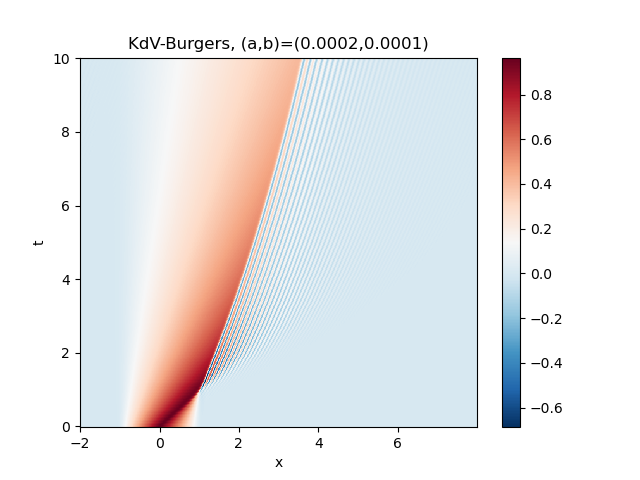

The Python source for this figure:
"""
1D Korteweg-de Vries / Burgers equation
This script should be ran serially (because it is 1D), and creates a space-time
plot of the computed solution.
"""

import numpy as np
import time
import matplotlib.pyplot as plt

from dedalus import public as de
from dedalus.extras.plot_tools import quad_mesh, pad_limits

import logging
logger = logging.getLogger(__name__)


# Bases and domain
x_basis = de.Fourier('x', 1024, interval=(-2, 8), dealias=3/2)
domain = de.Domain([x_basis], np.float64)

# Problem
problem = de.IVP(domain, variables=['u', 'ux', 'uxx'])
problem.parameters['a'] = 2e-4
problem.parameters['b'] = 1e-4
problem.add_equation("dt(u) - a*dx(ux) - b*dx(uxx) = -u*ux")
problem.add_equation("ux - dx(u) = 0")
problem.add_equation("uxx - dx(ux) = 0")

# Build solver
solver = problem.build_solver(de.timesteppers.SBDF2)
solver.stop_wall_time = 60
solver.stop_iteration = 5000

# Initial conditions
x = domain.grid(0)
u = solver.state['u']
ux = solver.state['ux']
uxx = solver.state['uxx']

n = 20
u['g'] = np.log(1 + np.cosh(n)**2/np.cosh(n*x)**2) / (2*n)
u.differentiate(0, out=ux)
ux.differentiate(0, out=uxx)

# Store data for final plot
u.set_scales(1)
u_list = [np.copy(u['g'])]
t_list = [solver.sim_time]

# Main loop
dt = 2e-3
try:
    logger.info('Starting loop')
    start_time = time.time()
    while solver.proceed:
        solver.step(dt)
        if solver.iteration % 20 == 0:
            u.set_scales(1)
            u_list.append(np.copy(u['g']))
            t_list.append(solver.sim_time)
        if solver.iteration % 100 == 0:
            logger.info('Iteration: %i, Time: %e, dt: %e' %(solver.iteration, solver.sim_time, dt))
except:
    logger.error('Exception raised, triggering end of main loop.')
    raise
finally:
    end_time = time.time()
    logger.info('Iterations: %i' %solver.iteration)
    logger.info('Sim end time: %f' %solver.sim_time)
    logger.info('Run time: %.2f sec' %(end_time-start_time))
    logger.info('Run time: %f cpu-hr' %((end_time-start_time)/60/60*domain.dist.comm_cart.size))

# Create space-time plot
u_array = np.array(u_list)
t_array = np.array(t_list)
xmesh, ymesh = quad_mesh(x=x, y=t_array)
plt.figure()
plt.pcolormesh(xmesh, ymesh, u_array, cmap='RdBu_r')
plt.axis(pad_limits(xmesh, ymesh))
plt.colorbar()
plt.xlabel('x')
plt.ylabel('t')
plt.title('KdV-Burgers, (a,b)=(%g,%g)' %(problem.parameters['a'], problem.parameters['b']))
plt.savefig('kdv_burgers.png')